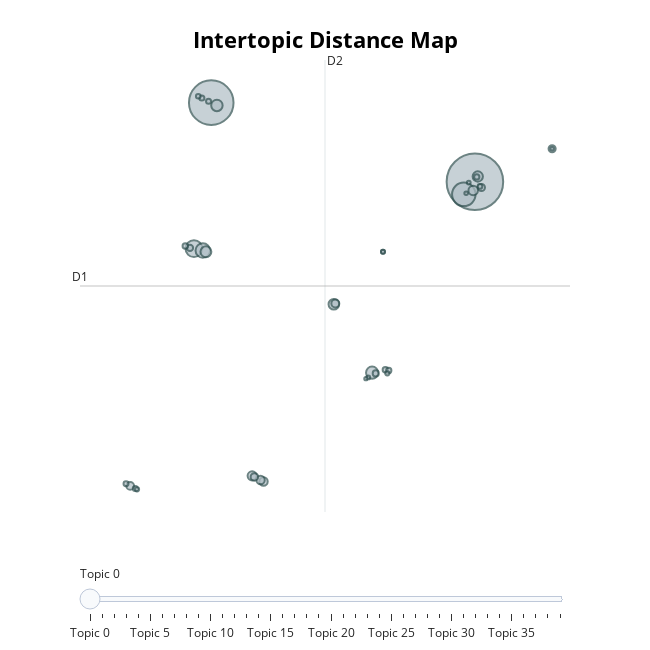

Here is the notebook cell this chart was saved with:
### Markdown cell above
## Визуализация распределения тем в 2D-пространстве

### Code cell
visual_topics = topic_model.visualize_topics()
visual_topics.show()

### Figure 1 — Plotly figure (JSON) as saved in the notebook; plotly's stock layout.template omitted (floating-point values rounded to 4 significant figures)
{"data": [{"customdata": [[0, "художник | году | художника | это | портрет", 9280], [1, "века | культуры | это | которые | также", 5759], [2, "икона | иконы | церкви | христа | храм", 1602], [3, "года | войны | армии | отечественной | великой", 830], [4, "войны | армии | оружия | года | вооружение", 614], [5, "рф | министерство | культуры | шахматы | сосуд", 425], [6, "реставрации | реставрация | утраты | слоя | красочного", 379], [7, "фотоаппарат | мотоцикл | мотоциклов | аппарат | завод", 346], [8, "рф | министерство | культуры | ак12 | изразцы", 324], [9, "источник | нумизматического | международного | клуба | надпись", 308], [10, "города | году | здание | года | здания", 262], [11, "чучело | саамская | чашка | праотец | ручная", 241], [12, "росфото | названия | портрет | смит | диллвин", 206], [13, "картина | бажова | сказа | павки | чудные", 203], [14, "рф | министерство | культуры | лев | ", 184], [15, "гс | победы | райшев | гхмак | нф", 172], [16, "рф | министерство | икона | культуры | пресвятая", 165], [17, "краеведческий | музей | районный | интинский | мотыгинский", 146], [18, "года | власти | ссср | совета | организации", 145], [19, "сражение | наполеон | армии | наполеона | войска", 116], [20, "министерство | рф | культуры | пн | крылов", 107], [21, "году | святого | участвовал | года | полка", 89], [22, "рф | министерство | культуры | портрет | бурганов", 86], [23, "langru | моне | зал | дворца | русский", 80], [24, "рф | министерство | культуры | александрович | портрет", 79], [25, "мккк | германия | детям | лагерь | греция", 76], [26, "геологии | газа | нефти | бу | федерация", 76], [27, "кристаллов | см | кристаллы | месторождение | минерал", 74], [28, "господарик | мышкина | ва | аа | осипов", 72], [29, "году | блохин | года | музея | гимназии", 65], [30, "кириллобелозерский | музейзаповедник | акафист | пресвятой | богородице", 63], [31, "дерябин | михайлович | владимир | юрий | николаевич", 53], [32, "счз | часы | балансовые | маяк | настенные", 52], [33, "монеты | монет | монета | копеек | копейки", 46], [34, "банкноты | рублей | билеты | года | билет", 45], [35, "леф | родченко | брика | пролеткультовцы | чужак", 42], [36, "изобразительных | искусств | омский | областной | врубеля", 41], [37, "село | села | колокола | дворцовое | измайлово", 37], [38, "сухоложский | историкокраеведческий | музей | гороховецкий | двери", 37], [39, "картинная | галерея | дейнеки | курская | аа", 31]], "hovertemplate": "<b>Topic %{customdata[0]}</b><br>%{customdata[1]}<br>Size: %{customdata[2]}", "legendgroup": "", "marker": {"color": "#B0BEC5", "line": {"color": "DarkSlateGrey", "width": 2}, "size": [9280, 5759, 1602, 830, 614, 425, 379, 346, 324, 308, 262, 241, 206, 203, 184, 172, 165, 146, 145, 116, 107, 89, 86, 80, 79, 76, 76, 74, 72, 65, 63, 53, 52, 46, 45, 42, 41, 37, 37, 31], "sizemode": "area", "sizeref": 5.8, "symbol": "circle"}, "mode": "markers", "name": "", "orientation": "v", "showlegend": false, "type": "scatter", "x": [1.78, -9.397, 1.309, -10.13, -9.754, -2.579, -9.157, -9.623, -4.201, 1.9, 1.706, -7.663, -7.182, -7.307, -4.137, -12.83, -7.566, 5.052, 2.056, -10.3, -2.425, -10.49, -2.016, 1.858, -1.872, -12.61, -9.796, -9.511, -13.01, 1.991, -9.947, -1.934, -12.54, -2.118, -2.118, 1.519, -2.739, 1.408, 5.052, -2.841], "xaxis": "x", "y": [13.42, 20.22, 12.34, 7.676, 7.513, -2.984, 19.98, 7.404, 2.893, 13.87, 12.67, -11.85, -12.33, -12.21, 2.956, -12.72, -11.95, 16.26, 12.93, 7.739, -3.047, 7.9, -2.741, 13.84, -2.791, -12.94, 20.62, 20.33, -12.54, 13.02, 20.77, -3.044, -13.01, 7.4, 7.399, 13.35, -3.398, 12.43, 16.26, -3.498], "yaxis": "y"}], "layout": {"annotations": [{"showarrow": false, "text": "D1", "x": -14.96, "y": 4.464, "yshift": 10}, {"showarrow": false, "text": "D2", "x": -4.575, "xshift": 10, "y": 23.89}], "height": 650, "hoverlabel": {"bgcolor": "white", "font": {"family": "Rockwell", "size": 16}}, "legend": {"itemsizing": "constant", "tracegroupgap": 0}, "margin": {"t": 60}, "shapes": [{"line": {"color": "#CFD8DC", "width": 2}, "type": "line", "x0": -4.575, "x1": -4.575, "y0": -14.96, "y1": 23.89}, {"line": {"color": "#9E9E9E", "width": 2}, "type": "line", "x0": -14.96, "x1": 5.81, "y0": 4.464, "y1": 4.464}], "sliders": [{"active": 0, "pad": {"t": 50}, "steps": [{"args": [{"marker.color": [["red", "#B0BEC5", "#B0BEC5", "#B0BEC5", "#B0BEC5", "#B0BEC5", "#B0BEC5", "#B0BEC5", "#B0BEC5", "#B0BEC5", "#B0BEC5", "#B0BEC5", "#B0BEC5", "#B0BEC5", "#B0BEC5", "#B0BEC5", "#B0BEC5", "#B0BEC5", "#B0BEC5", "#B0BEC5", "#B0BEC5", "#B0BEC5", "#B0BEC5", "#B0BEC5", "#B0BEC5", "#B0BEC5", "#B0BEC5", "#B0BEC5", "#B0BEC5", "#B0BEC5", "#B0BEC5", "#B0BEC5", "#B0BEC5", "#B0BEC5", "#B0BEC5", "#B0BEC5", "#B0BEC5", "#B0BEC5", "#B0BEC5", "#B0BEC5"]]}], "label": "Topic 0", "method": "update"}, {"args": [{"marker.color": [["#B0BEC5", "red", "#B0BEC5", "#B0BEC5", "#B0BEC5", "#B0BEC5", "#B0BEC5", "#B0BEC5", "#B0BEC5", "#B0BEC5", "#B0BEC5", "#B0BEC5", "#B0BEC5", "#B0BEC5", "#B0BEC5", "#B0BEC5", "#B0BEC5", "#B0BEC5", "#B0BEC5", "#B0BEC5", "#B0BEC5", "#B0BEC5", "#B0BEC5", "#B0BEC5", "#B0BEC5", "#B0BEC5", "#B0BEC5", "#B0BEC5", "#B0BEC5", "#B0BEC5", "#B0BEC5", "#B0BEC5", "#B0BEC5", "#B0BEC5", "#B0BEC5", "#B0BEC5", "#B0BEC5", "#B0BEC5", "#B0BEC5", "#B0BEC5"]]}], "label": "Topic 1", "method": "update"}, {"args": [{"marker.color": [["#B0BEC5", "#B0BEC5", "red", "#B0BEC5", "#B0BEC5", "#B0BEC5", "#B0BEC5", "#B0BEC5", "#B0BEC5", "#B0BEC5", "#B0BEC5", "#B0BEC5", "#B0BEC5", "#B0BEC5", "#B0BEC5", "#B0BEC5", "#B0BEC5", "#B0BEC5", "#B0BEC5", "#B0BEC5", "#B0BEC5", "#B0BEC5", "#B0BEC5", "#B0BEC5", "#B0BEC5", "#B0BEC5", "#B0BEC5", "#B0BEC5", "#B0BEC5", "#B0BEC5", "#B0BEC5", "#B0BEC5", "#B0BEC5", "#B0BEC5", "#B0BEC5", "#B0BEC5", "#B0BEC5", "#B0BEC5", "#B0BEC5", "#B0BEC5"]]}], "label": "Topic 2", "method": "update"}, {"args": [{"marker.color": [["#B0BEC5", "#B0BEC5", "#B0BEC5", "red", "#B0BEC5", "#B0BEC5", "#B0BEC5", "#B0BEC5", "#B0BEC5", "#B0BEC5", "#B0BEC5", "#B0BEC5", "#B0BEC5", "#B0BEC5", "#B0BEC5", "#B0BEC5", "#B0BEC5", "#B0BEC5", "#B0BEC5", "#B0BEC5", "#B0BEC5", "#B0BEC5", "#B0BEC5", "#B0BEC5", "#B0BEC5", "#B0BEC5", "#B0BEC5", "#B0BEC5", "#B0BEC5", "#B0BEC5", "#B0BEC5", "#B0BEC5", "#B0BEC5", "#B0BEC5", "#B0BEC5", "#B0BEC5", "#B0BEC5", "#B0BEC5", "#B0BEC5", "#B0BEC5"]]}], "label": "Topic 3", "method": "update"}, {"args": [{"marker.color": [["#B0BEC5", "#B0BEC5", "#B0BEC5", "#B0BEC5", "red", "#B0BEC5", "#B0BEC5", "#B0BEC5", "#B0BEC5", "#B0BEC5", "#B0BEC5", "#B0BEC5", "#B0BEC5", "#B0BEC5", "#B0BEC5", "#B0BEC5", "#B0BEC5", "#B0BEC5", "#B0BEC5", "#B0BEC5", "#B0BEC5", "#B0BEC5", "#B0BEC5", "#B0BEC5", "#B0BEC5", "#B0BEC5", "#B0BEC5", "#B0BEC5", "#B0BEC5", "#B0BEC5", "#B0BEC5", "#B0BEC5", "#B0BEC5", "#B0BEC5", "#B0BEC5", "#B0BEC5", "#B0BEC5", "#B0BEC5", "#B0BEC5", "#B0BEC5"]]}], "label": "Topic 4", "method": "update"}, {"args": [{"marker.color": [["#B0BEC5", "#B0BEC5", "#B0BEC5", "#B0BEC5", "#B0BEC5", "red", "#B0BEC5", "#B0BEC5", "#B0BEC5", "#B0BEC5", "#B0BEC5", "#B0BEC5", "#B0BEC5", "#B0BEC5", "#B0BEC5", "#B0BEC5", "#B0BEC5", "#B0BEC5", "#B0BEC5", "#B0BEC5", "#B0BEC5", "#B0BEC5", "#B0BEC5", "#B0BEC5", "#B0BEC5", "#B0BEC5", "#B0BEC5", "#B0BEC5", "#B0BEC5", "#B0BEC5", "#B0BEC5", "#B0BEC5", "#B0BEC5", "#B0BEC5", "#B0BEC5", "#B0BEC5", "#B0BEC5", "#B0BEC5", "#B0BEC5", "#B0BEC5"]]}], "label": "Topic 5", "method": "update"}, {"args": [{"marker.color": [["#B0BEC5", "#B0BEC5", "#B0BEC5", "#B0BEC5", "#B0BEC5", "#B0BEC5", "red", "#B0BEC5", "#B0BEC5", "#B0BEC5", "#B0BEC5", "#B0BEC5", "#B0BEC5", "#B0BEC5", "#B0BEC5", "#B0BEC5", "#B0BEC5", "#B0BEC5", "#B0BEC5", "#B0BEC5", "#B0BEC5", "#B0BEC5", "#B0BEC5", "#B0BEC5", "#B0BEC5", "#B0BEC5", "#B0BEC5", "#B0BEC5", "#B0BEC5", "#B0BEC5", "#B0BEC5", "#B0BEC5", "#B0BEC5", "#B0BEC5", "#B0BEC5", "#B0BEC5", "#B0BEC5", "#B0BEC5", "#B0BEC5", "#B0BEC5"]]}], "label": "Topic 6", "method": "update"}, {"args": [{"marker.color": [["#B0BEC5", "#B0BEC5", "#B0BEC5", "#B0BEC5", "#B0BEC5", "#B0BEC5", "#B0BEC5", "red", "#B0BEC5", "#B0BEC5", "#B0BEC5", "#B0BEC5", "#B0BEC5", "#B0BEC5", "#B0BEC5", "#B0BEC5", "#B0BEC5", "#B0BEC5", "#B0BEC5", "#B0BEC5", "#B0BEC5", "#B0BEC5", "#B0BEC5", "#B0BEC5", "#B0BEC5", "#B0BEC5", "#B0BEC5", "#B0BEC5", "#B0BEC5", "#B0BEC5", "#B0BEC5", "#B0BEC5", "#B0BEC5", "#B0BEC5", "#B0BEC5", "#B0BEC5", "#B0BEC5", "#B0BEC5", "#B0BEC5", "#B0BEC5"]]}], "label": "Topic 7", "method": "update"}, {"args": [{"marker.color": [["#B0BEC5", "#B0BEC5", "#B0BEC5", "#B0BEC5", "#B0BEC5", "#B0BEC5", "#B0BEC5", "#B0BEC5", "red", "#B0BEC5", "#B0BEC5", "#B0BEC5", "#B0BEC5", "#B0BEC5", "#B0BEC5", "#B0BEC5", "#B0BEC5", "#B0BEC5", "#B0BEC5", "#B0BEC5", "#B0BEC5", "#B0BEC5", "#B0BEC5", "#B0BEC5", "#B0BEC5", "#B0BEC5", "#B0BEC5", "#B0BEC5", "#B0BEC5", "#B0BEC5", "#B0BEC5", "#B0BEC5", "#B0BEC5", "#B0BEC5", "#B0BEC5", "#B0BEC5", "#B0BEC5", "#B0BEC5", "#B0BEC5", "#B0BEC5"]]}], "label": "Topic 8", "method": "update"}, {"args": [{"marker.color": [["#B0BEC5", "#B0BEC5", "#B0BEC5", "#B0BEC5", "#B0BEC5", "#B0BEC5", "#B0BEC5", "#B0BEC5", "#B0BEC5", "red", "#B0BEC5", "#B0BEC5", "#B0BEC5", "#B0BEC5", "#B0BEC5", "#B0BEC5", "#B0BEC5", "#B0BEC5", "#B0BEC5", "#B0BEC5", "#B0BEC5", "#B0BEC5", "#B0BEC5", "#B0BEC5", "#B0BEC5", "#B0BEC5", "#B0BEC5", "#B0BEC5", "#B0BEC5", "#B0BEC5", "#B0BEC5", "#B0BEC5", "#B0BEC5", "#B0BEC5", "#B0BEC5", "#B0BEC5", "#B0BEC5", "#B0BEC5", "#B0BEC5", "#B0BEC5"]]}], "label": "Topic 9", "method": "update"}, {"args": [{"marker.color": [["#B0BEC5", "#B0BEC5", "#B0BEC5", "#B0BEC5", "#B0BEC5", "#B0BEC5", "#B0BEC5", "#B0BEC5", "#B0BEC5", "#B0BEC5", "red", "#B0BEC5", "#B0BEC5", "#B0BEC5", "#B0BEC5", "#B0BEC5", "#B0BEC5", "#B0BEC5", "#B0BEC5", "#B0BEC5", "#B0BEC5", "#B0BEC5", "#B0BEC5", "#B0BEC5", "#B0BEC5", "#B0BEC5", "#B0BEC5", "#B0BEC5", "#B0BEC5", "#B0BEC5", "#B0BEC5", "#B0BEC5", "#B0BEC5", "#B0BEC5", "#B0BEC5", "#B0BEC5", "#B0BEC5", "#B0BEC5", "#B0BEC5", "#B0BEC5"]]}], "label": "Topic 10", "method": "update"}, {"args": [{"marker.color": [["#B0BEC5", "#B0BEC5", "#B0BEC5", "#B0BEC5", "#B0BEC5", "#B0BEC5", "#B0BEC5", "#B0BEC5", "#B0BEC5", "#B0BEC5", "#B0BEC5", "red", "#B0BEC5", "#B0BEC5", "#B0BEC5", "#B0BEC5", "#B0BEC5", "#B0BEC5", "#B0BEC5", "#B0BEC5", "#B0BEC5", "#B0BEC5", "#B0BEC5", "#B0BEC5", "#B0BEC5", "#B0BEC5", "#B0BEC5", "#B0BEC5", "#B0BEC5", "#B0BEC5", "#B0BEC5", "#B0BEC5", "#B0BEC5", "#B0BEC5", "#B0BEC5", "#B0BEC5", "#B0BEC5", "#B0BEC5", "#B0BEC5", "#B0BEC5"]]}], "label": "Topic 11", "method": "update"}, {"args": [{"marker.color": [["#B0BEC5", "#B0BEC5", "#B0BEC5", "#B0BEC5", "#B0BEC5", "#B0BEC5", "#B0BEC5", "#B0BEC5", "#B0BEC5", "#B0BEC5", "#B0BEC5", "#B0BEC5", "red", "#B0BEC5", "#B0BEC5", "#B0BEC5", "#B0BEC5", "#B0BEC5", "#B0BEC5", "#B0BEC5", "#B0BEC5", "#B0BEC5", "#B0BEC5", "#B0BEC5", "#B0BEC5", "#B0BEC5", "#B0BEC5", "#B0BEC5", "#B0BEC5", "#B0BEC5", "#B0BEC5", "#B0BEC5", "#B0BEC5", "#B0BEC5", "#B0BEC5", "#B0BEC5", "#B0BEC5", "#B0BEC5", "#B0BEC5", "#B0BEC5"]]}], "label": "Topic 12", "method": "update"}, {"args": [{"marker.color": [["#B0BEC5", "#B0BEC5", "#B0BEC5", "#B0BEC5", "#B0BEC5", "#B0BEC5", "#B0BEC5", "#B0BEC5", "#B0BEC5", "#B0BEC5", "#B0BEC5", "#B0BEC5", "#B0BEC5", "red", "#B0BEC5", "#B0BEC5", "#B0BEC5", "#B0BEC5", "#B0BEC5", "#B0BEC5", "#B0BEC5", "#B0BEC5", "#B0BEC5", "#B0BEC5", "#B0BEC5", "#B0BEC5", "#B0BEC5", "#B0BEC5", "#B0BEC5", "#B0BEC5", "#B0BEC5", "#B0BEC5", "#B0BEC5", "#B0BEC5", "#B0BEC5", "#B0BEC5", "#B0BEC5", "#B0BEC5", "#B0BEC5", "#B0BEC5"]]}], "label": "Topic 13", "method": "update"}, {"args": [{"marker.color": [["#B0BEC5", "#B0BEC5", "#B0BEC5", "#B0BEC5", "#B0BEC5", "#B0BEC5", "#B0BEC5", "#B0BEC5", "#B0BEC5", "#B0BEC5", "#B0BEC5", "#B0BEC5", "#B0BEC5", "#B0BEC5", "red", "#B0BEC5", "#B0BEC5", "#B0BEC5", "#B0BEC5", "#B0BEC5", "#B0BEC5", "#B0BEC5", "#B0BEC5", "#B0BEC5", "#B0BEC5", "#B0BEC5", "#B0BEC5", "#B0BEC5", "#B0BEC5", "#B0BEC5", "#B0BEC5", "#B0BEC5", "#B0BEC5", "#B0BEC5", "#B0BEC5", "#B0BEC5", "#B0BEC5", "#B0BEC5", "#B0BEC5", "#B0BEC5"]]}], "label": "Topic 14", "method": "update"}, {"args": [{"marker.color": [["#B0BEC5", "#B0BEC5", "#B0BEC5", "#B0BEC5", "#B0BEC5", "#B0BEC5", "#B0BEC5", "#B0BEC5", "#B0BEC5", "#B0BEC5", "#B0BEC5", "#B0BEC5", "#B0BEC5", "#B0BEC5", "#B0BEC5", "red", "#B0BEC5", "#B0BEC5", "#B0BEC5", "#B0BEC5", "#B0BEC5", "#B0BEC5", "#B0BEC5", "#B0BEC5", "#B0BEC5", "#B0BEC5", "#B0BEC5", "#B0BEC5", "#B0BEC5", "#B0BEC5", "#B0BEC5", "#B0BEC5", "#B0BEC5", "#B0BEC5", "#B0BEC5", "#B0BEC5", "#B0BEC5", "#B0BEC5", "#B0BEC5", "#B0BEC5"]]}], "label": "Topic 15", "method": "update"}, {"args": [{"marker.color": [["#B0BEC5", "#B0BEC5", "#B0BEC5", "#B0BEC5", "#B0BEC5", "#B0BEC5", "#B0BEC5", "#B0BEC5", "#B0BEC5", "#B0BEC5", "#B0BEC5", "#B0BEC5", "#B0BEC5", "#B0BEC5", "#B0BEC5", "#B0BEC5", "red", "#B0BEC5", "#B0BEC5", "#B0BEC5", "#B0BEC5", "#B0BEC5", "#B0BEC5", "#B0BEC5", "#B0BEC5", "#B0BEC5", "#B0BEC5", "#B0BEC5", "#B0BEC5", "#B0BEC5", "#B0BEC5", "#B0BEC5", "#B0BEC5", "#B0BEC5", "#B0BEC5", "#B0BEC5", "#B0BEC5", "#B0BEC5", "#B0BEC5", "#B0BEC5"]]}], "label": "Topic 16", "method": "update"}, {"args": [{"marker.color": [["#B0BEC5", "#B0BEC5", "#B0BEC5", "#B0BEC5", "#B0BEC5", "#B0BEC5", "#B0BEC5", "#B0BEC5", "#B0BEC5", "#B0BEC5", "#B0BEC5", "#B0BEC5", "#B0BEC5", "#B0BEC5", "#B0BEC5", "#B0BEC5", "#B0BEC5", "red", "#B0BEC5", "#B0BEC5", "#B0BEC5", "#B0BEC5", "#B0BEC5", "#B0BEC5", "#B0BEC5", "#B0BEC5", "#B0BEC5", "#B0BEC5", "#B0BEC5", "#B0BEC5", "#B0BEC5", "#B0BEC5", "#B0BEC5", "#B0BEC5", "#B0BEC5", "#B0BEC5", "#B0BEC5", "#B0BEC5", "#B0BEC5", "#B0BEC5"]]}], "label": "Topic 17", "method": "update"}, {"args": [{"marker.color": [["#B0BEC5", "#B0BEC5", "#B0BEC5", "#B0BEC5", "#B0BEC5", "#B0BEC5", "#B0BEC5", "#B0BEC5", "#B0BEC5", "#B0BEC5", "#B0BEC5", "#B0BEC5", "#B0BEC5", "#B0BEC5", "#B0BEC5", "#B0BEC5", "#B0BEC5", "#B0BEC5", "red", "#B0BEC5", "#B0BEC5", "#B0BEC5", "#B0BEC5", "#B0BEC5", "#B0BEC5", "#B0BEC5", "#B0BEC5", "#B0BEC5", "#B0BEC5", "#B0BEC5", "#B0BEC5", "#B0BEC5", "#B0BEC5", "#B0BEC5", "#B0BEC5", "#B0BEC5", "#B0BEC5", "#B0BEC5", "#B0BEC5", "#B0BEC5"]]}], "label": "Topic 18", "method": "update"}, {"args": [{"marker.color": [["#B0BEC5", "#B0BEC5", "#B0BEC5", "#B0BEC5", "#B0BEC5", "#B0BEC5", "#B0BEC5", "#B0BEC5", "#B0BEC5", "#B0BEC5", "#B0BEC5", "#B0BEC5", "#B0BEC5", "#B0BEC5", "#B0BEC5", "#B0BEC5", "#B0BEC5", "#B0BEC5", "#B0BEC5", "red", "#B0BEC5", "#B0BEC5", "#B0BEC5", "#B0BEC5", "#B0BEC5", "#B0BEC5", "#B0BEC5", "#B0BEC5", "#B0BEC5", "#B0BEC5", "#B0BEC5", "#B0BEC5", "#B0BEC5", "#B0BEC5", "#B0BEC5", "#B0BEC5", "#B0BEC5", "#B0BEC5", "#B0BEC5", "#B0BEC5"]]}], "label": "Topic 19", "method": "update"}, {"args": [{"marker.color": [["#B0BEC5", "#B0BEC5", "#B0BEC5", "#B0BEC5", "#B0BEC5", "#B0BEC5", "#B0BEC5", "#B0BEC5", "#B0BEC5", "#B0BEC5", "#B0BEC5", "#B0BEC5", "#B0BEC5", "#B0BEC5", "#B0BEC5", "#B0BEC5", "#B0BEC5", "#B0BEC5", "#B0BEC5", "#B0BEC5", "red", "#B0BEC5", "#B0BEC5", "#B0BEC5", "#B0BEC5", "#B0BEC5", "#B0BEC5", "#B0BEC5", "#B0BEC5", "#B0BEC5", "#B0BEC5", "#B0BEC5", "#B0BEC5", "#B0BEC5", "#B0BEC5", "#B0BEC5", "#B0BEC5", "#B0BEC5", "#B0BEC5", "#B0BEC5"]]}], "label": "Topic 20", "method": "update"}, {"args": [{"marker.color": [["#B0BEC5", "#B0BEC5", "#B0BEC5", "#B0BEC5", "#B0BEC5", "#B0BEC5", "#B0BEC5", "#B0BEC5", "#B0BEC5", "#B0BEC5", "#B0BEC5", "#B0BEC5", "#B0BEC5", "#B0BEC5", "#B0BEC5", "#B0BEC5", "#B0BEC5", "#B0BEC5", "#B0BEC5", "#B0BEC5", "#B0BEC5", "red", "#B0BEC5", "#B0BEC5", "#B0BEC5", "#B0BEC5", "#B0BEC5", "#B0BEC5", "#B0BEC5", "#B0BEC5", "#B0BEC5", "#B0BEC5", "#B0BEC5", "#B0BEC5", "#B0BEC5", "#B0BEC5", "#B0BEC5", "#B0BEC5", "#B0BEC5", "#B0BEC5"]]}], "label": "Topic 21", "method": "update"}, {"args": [{"marker.color": [["#B0BEC5", "#B0BEC5", "#B0BEC5", "#B0BEC5", "#B0BEC5", "#B0BEC5", "#B0BEC5", "#B0BEC5", "#B0BEC5", "#B0BEC5", "#B0BEC5", "#B0BEC5", "#B0BEC5", "#B0BEC5", "#B0BEC5", "#B0BEC5", "#B0BEC5", "#B0BEC5", "#B0BEC5", "#B0BEC5", "#B0BEC5", "#B0BEC5", "red", "#B0BEC5", "#B0BEC5", "#B0BEC5", "#B0BEC5", "#B0BEC5", "#B0BEC5", "#B0BEC5", "#B0BEC5", "#B0BEC5", "#B0BEC5", "#B0BEC5", "#B0BEC5", "#B0BEC5", "#B0BEC5", "#B0BEC5", "#B0BEC5", "#B0BEC5"]]}], "label": "Topic 22", "method": "update"}, {"args": [{"marker.color": [["#B0BEC5", "#B0BEC5", "#B0BEC5", "#B0BEC5", "#B0BEC5", "#B0BEC5", "#B0BEC5", "#B0BEC5", "#B0BEC5", "#B0BEC5", "#B0BEC5", "#B0BEC5", "#B0BEC5", "#B0BEC5", "#B0BEC5", "#B0BEC5", "#B0BEC5", "#B0BEC5", "#B0BEC5", "#B0BEC5", "#B0BEC5", "#B0BEC5", "#B0BEC5", "red", "#B0BEC5", "#B0BEC5", "#B0BEC5", "#B0BEC5", "#B0BEC5", "#B0BEC5", "#B0BEC5", "#B0BEC5", "#B0BEC5", "#B0BEC5", "#B0BEC5", "#B0BEC5", "#B0BEC5", "#B0BEC5", "#B0BEC5", "#B0BEC5"]]}], "label": "Topic 23", "method": "update"}, {"args": [{"marker.color": [["#B0BEC5", "#B0BEC5", "#B0BEC5", "#B0BEC5", "#B0BEC5", "#B0BEC5", "#B0BEC5", "#B0BEC5", "#B0BEC5", "#B0BEC5", "#B0BEC5", "#B0BEC5", "#B0BEC5", "#B0BEC5", "#B0BEC5", "#B0BEC5", "#B0BEC5", "#B0BEC5", "#B0BEC5", "#B0BEC5", "#B0BEC5", "#B0BEC5", "#B0BEC5", "#B0BEC5", "red", "#B0BEC5", "#B0BEC5", "#B0BEC5", "#B0BEC5", "#B0BEC5", "#B0BEC5", "#B0BEC5", "#B0BEC5", "#B0BEC5", "#B0BEC5", "#B0BEC5", "#B0BEC5", "#B0BEC5", "#B0BEC5", "#B0BEC5"]]}], "label": "Topic 24", "method": "update"}, {"args": [{"marker.color": [["#B0BEC5", "#B0BEC5", "#B0BEC5", "#B0BEC5", "#B0BEC5", "#B0BEC5", "#B0BEC5", "#B0BEC5", "#B0BEC5", "#B0BEC5", "#B0BEC5", "#B0BEC5", "#B0BEC5", "#B0BEC5", "#B0BEC5", "#B0BEC5", "#B0BEC5", "#B0BEC5", "#B0BEC5", "#B0BEC5", "#B0BEC5", "#B0BEC5", "#B0BEC5", "#B0BEC5", "#B0BEC5", "red", "#B0BEC5", "#B0BEC5", "#B0BEC5", "#B0BEC5", "#B0BEC5", "#B0BEC5", "#B0BEC5", "#B0BEC5", "#B0BEC5", "#B0BEC5", "#B0BEC5", "#B0BEC5", "#B0BEC5", "#B0BEC5"]]}], "label": "Topic 25", "method": "update"}, {"args": [{"marker.color": [["#B0BEC5", "#B0BEC5", "#B0BEC5", "#B0BEC5", "#B0BEC5", "#B0BEC5", "#B0BEC5", "#B0BEC5", "#B0BEC5", "#B0BEC5", "#B0BEC5", "#B0BEC5", "#B0BEC5", "#B0BEC5", "#B0BEC5", "#B0BEC5", "#B0BEC5", "#B0BEC5", "#B0BEC5", "#B0BEC5", "#B0BEC5", "#B0BEC5", "#B0BEC5", "#B0BEC5", "#B0BEC5", "#B0BEC5", "red", "#B0BEC5", "#B0BEC5", "#B0BEC5", "#B0BEC5", "#B0BEC5", "#B0BEC5", "#B0BEC5", "#B0BEC5", "#B0BEC5", "#B0BEC5", "#B0BEC5", "#B0BEC5", "#B0BEC5"]]}], "label": "Topic 26", "method": "update"}, {"args": [{"marker.color": [["#B0BEC5", "#B0BEC5", "#B0BEC5", "#B0BEC5", "#B0BEC5", "#B0BEC5", "#B0BEC5", "#B0BEC5", "#B0BEC5", "#B0BEC5", "#B0BEC5", "#B0BEC5", "#B0BEC5", "#B0BEC5", "#B0BEC5", "#B0BEC5", "#B0BEC5", "#B0BEC5", "#B0BEC5", "#B0BEC5", "#B0BEC5", "#B0BEC5", "#B0BEC5", "#B0BEC5", "#B0BEC5", "#B0BEC5", "#B0BEC5", "red", "#B0BEC5", "#B0BEC5", "#B0BEC5", "#B0BEC5", "#B0BEC5", "#B0BEC5", "#B0BEC5", "#B0BEC5", "#B0BEC5", "#B0BEC5", "#B0BEC5", "#B0BEC5"]]}], "label": "Topic 27", "method": "update"}, {"args": [{"marker.color": [["#B0BEC5", "#B0BEC5", "#B0BEC5", "#B0BEC5", "#B0BEC5", "#B0BEC5", "#B0BEC5", "#B0BEC5", "#B0BEC5", "#B0BEC5", "#B0BEC5", "#B0BEC5", "#B0BEC5", "#B0BEC5", "#B0BEC5", "#B0BEC5", "#B0BEC5", "#B0BEC5", "#B0BEC5", "#B0BEC5", "#B0BEC5", "#B0BEC5", "#B0BEC5", "#B0BEC5", "#B0BEC5", "#B0BEC5", "#B0BEC5", "#B0BEC5", "red", "#B0BEC5", "#B0BEC5", "#B0BEC5", "#B0BEC5", "#B0BEC5", "#B0BEC5", "#B0BEC5", "#B0BEC5", "#B0BEC5", "#B0BEC5", "#B0BEC5"]]}], "label": "Topic 28", "method": "update"}, {"args": [{"marker.color": [["#B0BEC5", "#B0BEC5", "#B0BEC5", "#B0BEC5", "#B0BEC5", "#B0BEC5", "#B0BEC5", "#B0BEC5", "#B0BEC5", "#B0BEC5", "#B0BEC5", "#B0BEC5", "#B0BEC5", "#B0BEC5", "#B0BEC5", "#B0BEC5", "#B0BEC5", "#B0BEC5", "#B0BEC5", "#B0BEC5", "#B0BEC5", "#B0BEC5", "#B0BEC5", "#B0BEC5", "#B0BEC5", "#B0BEC5", "#B0BEC5", "#B0BEC5", "#B0BEC5", "red", "#B0BEC5", "#B0BEC5", "#B0BEC5", "#B0BEC5", "#B0BEC5", "#B0BEC5", "#B0BEC5", "#B0BEC5", "#B0BEC5", "#B0BEC5"]]}], "label": "Topic 29", "method": "update"}, {"args": [{"marker.color": [["#B0BEC5", "#B0BEC5", "#B0BEC5", "#B0BEC5", "#B0BEC5", "#B0BEC5", "#B0BEC5", "#B0BEC5", "#B0BEC5", "#B0BEC5", "#B0BEC5", "#B0BEC5", "#B0BEC5", "#B0BEC5", "#B0BEC5", "#B0BEC5", "#B0BEC5", "#B0BEC5", "#B0BEC5", "#B0BEC5", "#B0BEC5", "#B0BEC5", "#B0BEC5", "#B0BEC5", "#B0BEC5", "#B0BEC5", "#B0BEC5", "#B0BEC5", "#B0BEC5", "#B0BEC5", "red", "#B0BEC5", "#B0BEC5", "#B0BEC5", "#B0BEC5", "#B0BEC5", "#B0BEC5", "#B0BEC5", "#B0BEC5", "#B0BEC5"]]}], "label": "Topic 30", "method": "update"}, {"args": [{"marker.color": [["#B0BEC5", "#B0BEC5", "#B0BEC5", "#B0BEC5", "#B0BEC5", "#B0BEC5", "#B0BEC5", "#B0BEC5", "#B0BEC5", "#B0BEC5", "#B0BEC5", "#B0BEC5", "#B0BEC5", "#B0BEC5", "#B0BEC5", "#B0BEC5", "#B0BEC5", "#B0BEC5", "#B0BEC5", "#B0BEC5", "#B0BEC5", "#B0BEC5", "#B0BEC5", "#B0BEC5", "#B0BEC5", "#B0BEC5", "#B0BEC5", "#B0BEC5", "#B0BEC5", "#B0BEC5", "#B0BEC5", "red", "#B0BEC5", "#B0BEC5", "#B0BEC5", "#B0BEC5", "#B0BEC5", "#B0BEC5", "#B0BEC5", "#B0BEC5"]]}], "label": "Topic 31", "method": "update"}, {"args": [{"marker.color": [["#B0BEC5", "#B0BEC5", "#B0BEC5", "#B0BEC5", "#B0BEC5", "#B0BEC5", "#B0BEC5", "#B0BEC5", "#B0BEC5", "#B0BEC5", "#B0BEC5", "#B0BEC5", "#B0BEC5", "#B0BEC5", "#B0BEC5", "#B0BEC5", "#B0BEC5", "#B0BEC5", "#B0BEC5", "#B0BEC5", "#B0BEC5", "#B0BEC5", "#B0BEC5", "#B0BEC5", "#B0BEC5", "#B0BEC5", "#B0BEC5", "#B0BEC5", "#B0BEC5", "#B0BEC5", "#B0BEC5", "#B0BEC5", "red", "#B0BEC5", "#B0BEC5", "#B0BEC5", "#B0BEC5", "#B0BEC5", "#B0BEC5", "#B0BEC5"]]}], "label": "Topic 32", "method": "update"}, {"args": [{"marker.color": [["#B0BEC5", "#B0BEC5", "#B0BEC5", "#B0BEC5", "#B0BEC5", "#B0BEC5", "#B0BEC5", "#B0BEC5", "#B0BEC5", "#B0BEC5", "#B0BEC5", "#B0BEC5", "#B0BEC5", "#B0BEC5", "#B0BEC5", "#B0BEC5", "#B0BEC5", "#B0BEC5", "#B0BEC5", "#B0BEC5", "#B0BEC5", "#B0BEC5", "#B0BEC5", "#B0BEC5", "#B0BEC5", "#B0BEC5", "#B0BEC5", "#B0BEC5", "#B0BEC5", "#B0BEC5", "#B0BEC5", "#B0BEC5", "#B0BEC5", "red", "#B0BEC5", "#B0BEC5", "#B0BEC5", "#B0BEC5", "#B0BEC5", "#B0BEC5"]]}], "label": "Topic 33", "method": "update"}, {"args": [{"marker.color": [["#B0BEC5", "#B0BEC5", "#B0BEC5", "#B0BEC5", "#B0BEC5", "#B0BEC5", "#B0BEC5", "#B0BEC5", "#B0BEC5", "#B0BEC5", "#B0BEC5", "#B0BEC5", "#B0BEC5", "#B0BEC5", "#B0BEC5", "#B0BEC5", "#B0BEC5", "#B0BEC5", "#B0BEC5", "#B0BEC5", "#B0BEC5", "#B0BEC5", "#B0BEC5", "#B0BEC5", "#B0BEC5", "#B0BEC5", "#B0BEC5", "#B0BEC5", "#B0BEC5", "#B0BEC5", "#B0BEC5", "#B0BEC5", "#B0BEC5", "#B0BEC5", "red", "#B0BEC5", "#B0BEC5", "#B0BEC5", "#B0BEC5", "#B0BEC5"]]}], "label": "Topic 34", "method": "update"}, {"args": [{"marker.color": [["#B0BEC5", "#B0BEC5", "#B0BEC5", "#B0BEC5", "#B0BEC5", "#B0BEC5", "#B0BEC5", "#B0BEC5", "#B0BEC5", "#B0BEC5", "#B0BEC5", "#B0BEC5", "#B0BEC5", "#B0BEC5", "#B0BEC5", "#B0BEC5", "#B0BEC5", "#B0BEC5", "#B0BEC5", "#B0BEC5", "#B0BEC5", "#B0BEC5", "#B0BEC5", "#B0BEC5", "#B0BEC5", "#B0BEC5", "#B0BEC5", "#B0BEC5", "#B0BEC5", "#B0BEC5", "#B0BEC5", "#B0BEC5", "#B0BEC5", "#B0BEC5", "#B0BEC5", "red", "#B0BEC5", "#B0BEC5", "#B0BEC5", "#B0BEC5"]]}], "label": "Topic 35", "method": "update"}, {"args": [{"marker.color": [["#B0BEC5", "#B0BEC5", "#B0BEC5", "#B0BEC5", "#B0BEC5", "#B0BEC5", "#B0BEC5", "#B0BEC5", "#B0BEC5", "#B0BEC5", "#B0BEC5", "#B0BEC5", "#B0BEC5", "#B0BEC5", "#B0BEC5", "#B0BEC5", "#B0BEC5", "#B0BEC5", "#B0BEC5", "#B0BEC5", "#B0BEC5", "#B0BEC5", "#B0BEC5", "#B0BEC5", "#B0BEC5", "#B0BEC5", "#B0BEC5", "#B0BEC5", "#B0BEC5", "#B0BEC5", "#B0BEC5", "#B0BEC5", "#B0BEC5", "#B0BEC5", "#B0BEC5", "#B0BEC5", "red", "#B0BEC5", "#B0BEC5", "#B0BEC5"]]}], "label": "Topic 36", "method": "update"}, {"args": [{"marker.color": [["#B0BEC5", "#B0BEC5", "#B0BEC5", "#B0BEC5", "#B0BEC5", "#B0BEC5", "#B0BEC5", "#B0BEC5", "#B0BEC5", "#B0BEC5", "#B0BEC5", "#B0BEC5", "#B0BEC5", "#B0BEC5", "#B0BEC5", "#B0BEC5", "#B0BEC5", "#B0BEC5", "#B0BEC5", "#B0BEC5", "#B0BEC5", "#B0BEC5", "#B0BEC5", "#B0BEC5", "#B0BEC5", "#B0BEC5", "#B0BEC5", "#B0BEC5", "#B0BEC5", "#B0BEC5", "#B0BEC5", "#B0BEC5", "#B0BEC5", "#B0BEC5", "#B0BEC5", "#B0BEC5", "#B0BEC5", "red", "#B0BEC5", "#B0BEC5"]]}], "label": "Topic 37", "method": "update"}, {"args": [{"marker.color": [["#B0BEC5", "#B0BEC5", "#B0BEC5", "#B0BEC5", "#B0BEC5", "#B0BEC5", "#B0BEC5", "#B0BEC5", "#B0BEC5", "#B0BEC5", "#B0BEC5", "#B0BEC5", "#B0BEC5", "#B0BEC5", "#B0BEC5", "#B0BEC5", "#B0BEC5", "#B0BEC5", "#B0BEC5", "#B0BEC5", "#B0BEC5", "#B0BEC5", "#B0BEC5", "#B0BEC5", "#B0BEC5", "#B0BEC5", "#B0BEC5", "#B0BEC5", "#B0BEC5", "#B0BEC5", "#B0BEC5", "#B0BEC5", "#B0BEC5", "#B0BEC5", "#B0BEC5", "#B0BEC5", "#B0BEC5", "#B0BEC5", "red", "#B0BEC5"]]}], "label": "Topic 38", "method": "update"}, {"args": [{"marker.color": [["#B0BEC5", "#B0BEC5", "#B0BEC5", "#B0BEC5", "#B0BEC5", "#B0BEC5", "#B0BEC5", "#B0BEC5", "#B0BEC5", "#B0BEC5", "#B0BEC5", "#B0BEC5", "#B0BEC5", "#B0BEC5", "#B0BEC5", "#B0BEC5", "#B0BEC5", "#B0BEC5", "#B0BEC5", "#B0BEC5", "#B0BEC5", "#B0BEC5", "#B0BEC5", "#B0BEC5", "#B0BEC5", "#B0BEC5", "#B0BEC5", "#B0BEC5", "#B0BEC5", "#B0BEC5", "#B0BEC5", "#B0BEC5", "#B0BEC5", "#B0BEC5", "#B0BEC5", "#B0BEC5", "#B0BEC5", "#B0BEC5", "#B0BEC5", "red"]]}], "label": "Topic 39", "method": "update"}]}], "title": {"font": {"color": "Black", "size": 22}, "text": "<b>Intertopic Distance Map</b>", "x": 0.5, "xanchor": "center", "y": 0.95, "yanchor": "top"}, "width": 650, "xaxis": {"anchor": "y", "domain": [0, 1], "range": [-14.96, 5.81], "title": {"text": ""}, "visible": false}, "yaxis": {"anchor": "x", "domain": [0, 1], "range": [-14.96, 23.89], "title": {"text": ""}, "visible": false}}}
